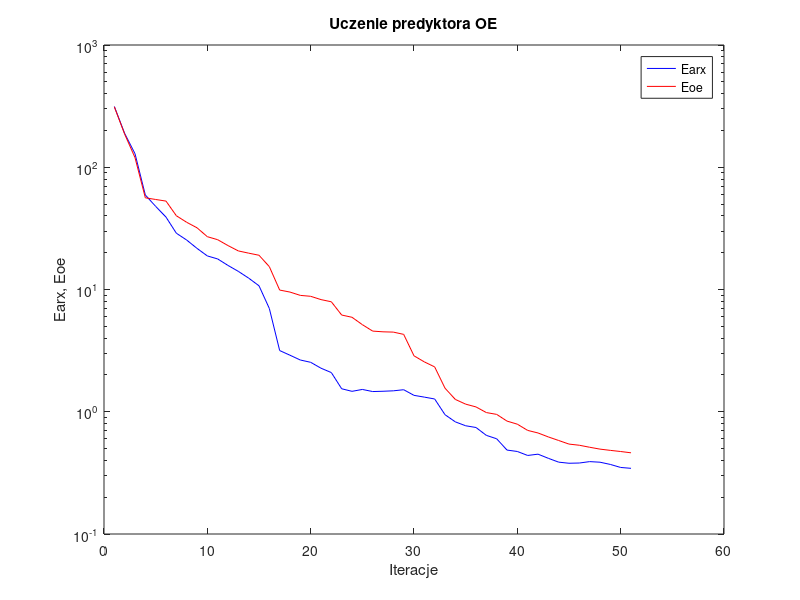
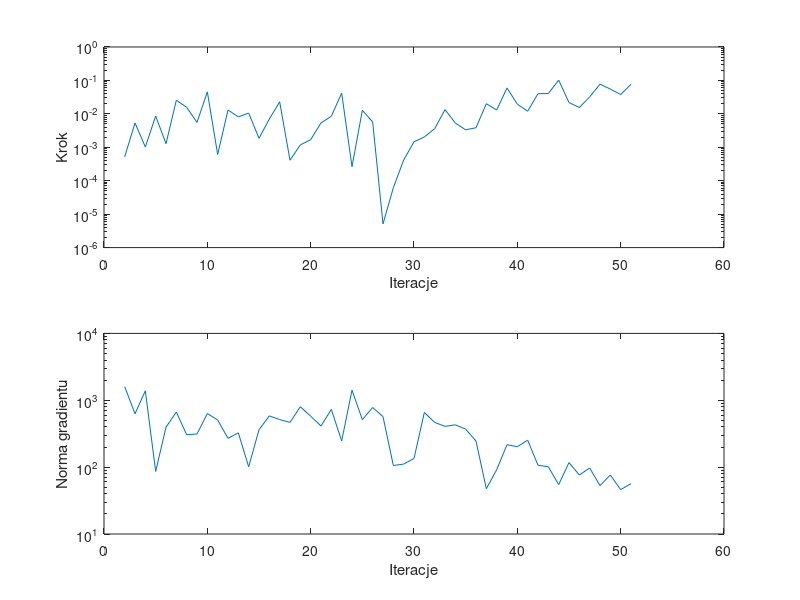

Write MATLAB code to recreate these figures, in order.
%uczenie predyktora oe
clear all;
n=0; farx(n+1)=3.139973e+002; foe(n+1)=3.120582e+002; wspucz(n+1)=0.000000e+000; ng(n+1)=0.000000e+000;
%odnowa zmiennej metryki
n=1; farx(n+1)=1.889151e+002; foe(n+1)=1.864352e+002; krok(n+1)=5.157570e-004; ng(n+1)=1.598484e+003;
n=2; farx(n+1)=1.291011e+002; foe(n+1)=1.198883e+002; krok(n+1)=5.357205e-003; ng(n+1)=6.285006e+002;
n=3; farx(n+1)=5.926463e+001; foe(n+1)=5.624377e+001; krok(n+1)=1.020808e-003; ng(n+1)=1.384672e+003;
n=4; farx(n+1)=4.786341e+001; foe(n+1)=5.449966e+001; krok(n+1)=8.625805e-003; ng(n+1)=8.611943e+001;
n=5; farx(n+1)=3.910690e+001; foe(n+1)=5.286486e+001; krok(n+1)=1.282071e-003; ng(n+1)=3.951482e+002;
n=6; farx(n+1)=2.887211e+001; foe(n+1)=4.012842e+001; krok(n+1)=2.561181e-002; ng(n+1)=6.666251e+002;
n=7; farx(n+1)=2.538763e+001; foe(n+1)=3.546526e+001; krok(n+1)=1.568149e-002; ng(n+1)=3.050388e+002;
n=8; farx(n+1)=2.170171e+001; foe(n+1)=3.197674e+001; krok(n+1)=5.548179e-003; ng(n+1)=3.132289e+002;
n=9; farx(n+1)=1.882006e+001; foe(n+1)=2.704144e+001; krok(n+1)=4.544795e-002; ng(n+1)=6.337698e+002;
n=10; farx(n+1)=1.778324e+001; foe(n+1)=2.554948e+001; krok(n+1)=6.089906e-004; ng(n+1)=5.065395e+002;
n=11; farx(n+1)=1.573483e+001; foe(n+1)=2.287422e+001; krok(n+1)=1.308616e-002; ng(n+1)=2.699439e+002;
n=12; farx(n+1)=1.407045e+001; foe(n+1)=2.068161e+001; krok(n+1)=8.103099e-003; ng(n+1)=3.254448e+002;
n=13; farx(n+1)=1.238738e+001; foe(n+1)=1.983054e+001; krok(n+1)=1.059400e-002; ng(n+1)=1.012259e+002;
n=14; farx(n+1)=1.072550e+001; foe(n+1)=1.906381e+001; krok(n+1)=1.857915e-003; ng(n+1)=3.624537e+002;
n=15; farx(n+1)=6.995195e+000; foe(n+1)=1.537947e+001; krok(n+1)=7.029269e-003; ng(n+1)=5.844889e+002;
n=16; farx(n+1)=3.166499e+000; foe(n+1)=9.895984e+000; krok(n+1)=2.280046e-002; ng(n+1)=5.138101e+002;
n=17; farx(n+1)=2.899601e+000; foe(n+1)=9.526836e+000; krok(n+1)=4.108016e-004; ng(n+1)=4.672567e+002;
n=18; farx(n+1)=2.649846e+000; foe(n+1)=8.950910e+000; krok(n+1)=1.182363e-003; ng(n+1)=8.010402e+002;
n=19; farx(n+1)=2.537849e+000; foe(n+1)=8.798251e+000; krok(n+1)=1.688016e-003; ng(n+1)=5.777317e+002;
n=20; farx(n+1)=2.270937e+000; foe(n+1)=8.267825e+000; krok(n+1)=5.355898e-003; ng(n+1)=4.123374e+002;
n=21; farx(n+1)=2.091735e+000; foe(n+1)=7.934909e+000; krok(n+1)=8.468065e-003; ng(n+1)=7.298034e+002;
n=22; farx(n+1)=1.541921e+000; foe(n+1)=6.183271e+000; krok(n+1)=4.161404e-002; ng(n+1)=2.462726e+002;
n=23; farx(n+1)=1.469208e+000; foe(n+1)=5.926582e+000; krok(n+1)=2.626087e-004; ng(n+1)=1.415029e+003;
n=24; farx(n+1)=1.522309e+000; foe(n+1)=5.158941e+000; krok(n+1)=1.274938e-002; ng(n+1)=5.135560e+002;
n=25; farx(n+1)=1.463011e+000; foe(n+1)=4.568372e+000; krok(n+1)=5.711090e-003; ng(n+1)=7.793056e+002;
%odnowa zmiennej metryki
n=26; farx(n+1)=1.471036e+000; foe(n+1)=4.507020e+000; krok(n+1)=5.123959e-006; ng(n+1)=5.683378e+002;
n=27; farx(n+1)=1.483331e+000; foe(n+1)=4.482468e+000; krok(n+1)=6.158863e-005; ng(n+1)=1.057561e+002;
n=28; farx(n+1)=1.514434e+000; foe(n+1)=4.295333e+000; krok(n+1)=4.168272e-004; ng(n+1)=1.110708e+002;
n=29; farx(n+1)=1.361981e+000; foe(n+1)=2.867823e+000; krok(n+1)=1.457199e-003; ng(n+1)=1.345726e+002;
n=30; farx(n+1)=1.317429e+000; foe(n+1)=2.557915e+000; krok(n+1)=2.032216e-003; ng(n+1)=6.572002e+002;
n=31; farx(n+1)=1.272030e+000; foe(n+1)=2.327716e+000; krok(n+1)=3.595805e-003; ng(n+1)=4.661614e+002;
n=32; farx(n+1)=9.461337e-001; foe(n+1)=1.559019e+000; krok(n+1)=1.340015e-002; ng(n+1)=4.070937e+002;
n=33; farx(n+1)=8.263980e-001; foe(n+1)=1.261105e+000; krok(n+1)=5.294040e-003; ng(n+1)=4.291933e+002;
n=34; farx(n+1)=7.680358e-001; foe(n+1)=1.154033e+000; krok(n+1)=3.334617e-003; ng(n+1)=3.695306e+002;
n=35; farx(n+1)=7.434056e-001; foe(n+1)=1.095144e+000; krok(n+1)=3.846158e-003; ng(n+1)=2.458114e+002;
n=36; farx(n+1)=6.410642e-001; foe(n+1)=9.848736e-001; krok(n+1)=2.008899e-002; ng(n+1)=4.749131e+001;
n=37; farx(n+1)=6.010995e-001; foe(n+1)=9.516131e-001; krok(n+1)=1.303720e-002; ng(n+1)=9.137186e+001;
n=38; farx(n+1)=4.858995e-001; foe(n+1)=8.386919e-001; krok(n+1)=5.934607e-002; ng(n+1)=2.166712e+002;
n=39; farx(n+1)=4.732245e-001; foe(n+1)=7.912649e-001; krok(n+1)=1.945154e-002; ng(n+1)=2.021564e+002;
n=40; farx(n+1)=4.389955e-001; foe(n+1)=7.038283e-001; krok(n+1)=1.199493e-002; ng(n+1)=2.531417e+002;
n=41; farx(n+1)=4.498782e-001; foe(n+1)=6.706044e-001; krok(n+1)=4.000365e-002; ng(n+1)=1.068217e+002;
n=42; farx(n+1)=4.160776e-001; foe(n+1)=6.223837e-001; krok(n+1)=4.050274e-002; ng(n+1)=1.011241e+002;
n=43; farx(n+1)=3.870354e-001; foe(n+1)=5.819769e-001; krok(n+1)=1.022485e-001; ng(n+1)=5.474746e+001;
n=44; farx(n+1)=3.790681e-001; foe(n+1)=5.438652e-001; krok(n+1)=2.173419e-002; ng(n+1)=1.171044e+002;
n=45; farx(n+1)=3.807697e-001; foe(n+1)=5.321261e-001; krok(n+1)=1.547432e-002; ng(n+1)=7.625996e+001;
n=46; farx(n+1)=3.909731e-001; foe(n+1)=5.123689e-001; krok(n+1)=3.207144e-002; ng(n+1)=9.716136e+001;
n=47; farx(n+1)=3.866232e-001; foe(n+1)=4.947041e-001; krok(n+1)=7.729026e-002; ng(n+1)=5.286889e+001;
n=48; farx(n+1)=3.707475e-001; foe(n+1)=4.831609e-001; krok(n+1)=5.507794e-002; ng(n+1)=7.625447e+001;
n=49; farx(n+1)=3.501955e-001; foe(n+1)=4.728819e-001; krok(n+1)=3.781898e-002; ng(n+1)=4.609259e+001;
n=50; farx(n+1)=3.445487e-001; foe(n+1)=4.615367e-001; krok(n+1)=7.660919e-002; ng(n+1)=5.660429e+001;

figure; semilogy(farx,'b'); hold on; semilogy(foe,'r'); xlabel('Iteracje'); ylabel('Earx, Eoe'); legend('Earx','Eoe'); title('Uczenie predyktora OE');
figure; subplot(2,1,1); semilogy(krok); xlabel('Iteracje'); ylabel('Krok');
subplot(2,1,2); semilogy(ng); xlabel('Iteracje'); ylabel('Norma gradientu');
Earx=farx(n+1)
Eoe=foe(n+1)
